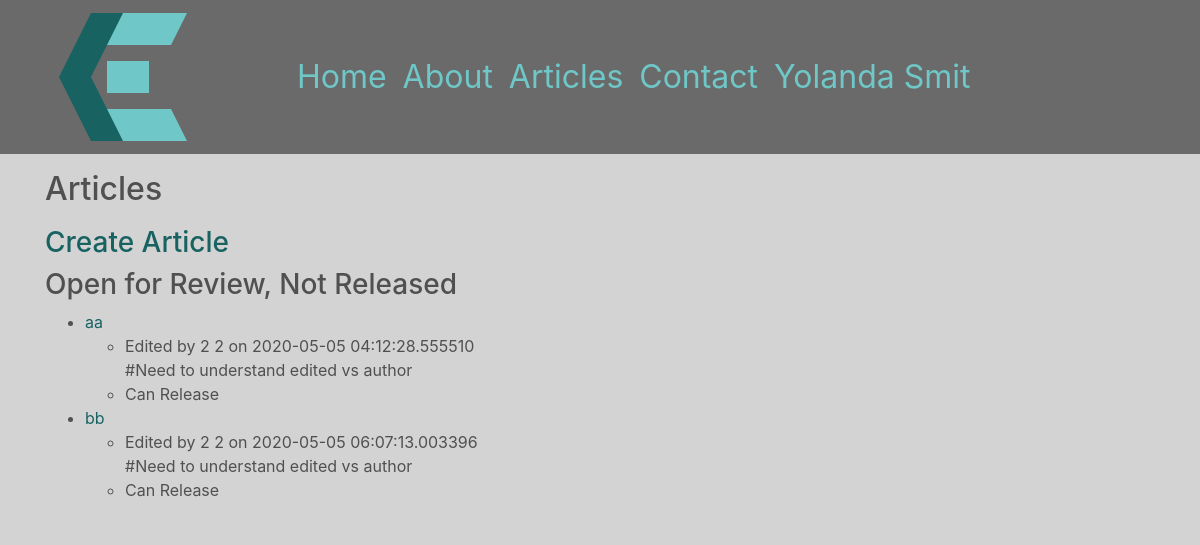
/articles/maintain (signed in), run on the app's committed database.
### chrissmit/services/db_models.py (models this page shows, shortened)
class User(db.Model, UserMixin):
    id = db.Column(db.Integer, primary_key=True, )
    authorization_level = db.Column(db.String(60), nullable=False, )
    linkedin = db.Column(db.String(100),)
    full_name = db.Column(db.String(45), unique=False, nullable=False,)
    twitter_handle = db.Column(db.String(20), unique=True, nullable=True,)
    email = db.Column(db.String(120), unique=True, nullable=False, )
    image_file = db.Column(db.String(20), nullable=False, default='default.svg', )
    password = db.Column(db.String(60), nullable=False, )
    articles = db.relationship('Article', backref='author', lazy=True)
    edits = db.relationship('ArticleEdits', backref='author', lazy=True)
    content = db.Column(db.Text, nullable=False)

class ArticleEdits(db.Model):
    id = db.Column(db.Integer, primary_key=True)
    article_id = db.Column(db.Integer, db.ForeignKey('article.id'), nullable=False,)
    is_edited = db.Column(db.Boolean, default=False,)
    is_ready_for_release = db.Column(db.Boolean, default=False,)
    user_id = db.Column(db.Integer, db.ForeignKey('user.id'), nullable=False)
    edited = db.Column(db.DateTime, nullable=True, default=datetime.utcnow)
    title = db.Column(db.String(100), nullable=False,)
    preview = db.Column(db.String(200), nullable=False)
    image_file = db.Column(db.String(100), default='default.png')
    content = db.Column(db.Text, nullable=False)
    tags = db.relationship('EditTags', backref='edit')

### chrissmit/views/maintenance_views.py (the view)
@blueprint.route('/articles/maintain')
@login_required
def maintain_articles():
    recent_articles = article.get_last(4)
    open_edits = article.get_open_edits()
    open_to_review = article.get_open_to_review()
    released = article.get_all_released()
    archived_articles = article.get_all_archived()
    archived_edits = None
    return render_template(
        template_name_or_list=f'maintenance/articles.html',
        recent_articles=recent_articles,
        open_edits = open_edits,
        open_to_review = open_to_review,
        released = released,
        archived_edits = archived_edits,
        archived_articles = archived_articles,
    )

### chrissmit/services/article.py (called while the page is built)
def get_open_edits(desc=False, test=False):
    return get_full_edits(filter_criteria = ArticleEdits.is_edited == True)

def get_open_to_review(desc=False):
    return get_full_edits(filter_criteria = ArticleEdits.is_ready_for_release == True)

def get_full_edits(filter_criteria, desc=False):
    full_edit = full_edit_data()
    if desc:
        return full_edit.filter(filter_criteria).order_by(ArticleEdits.edited.desc()).all()
    return full_edit.filter(filter_criteria).all()

def get_all_released(desc=True):
    return get_full_articles(filter_criteria = Article.is_released==True)

def get_all_archived():
    return get_full_articles(
        filter_criteria =
        Article.is_released==False and
        ArticleEdits.is_edited == False and
        ArticleEdits.is_ready_for_release==False
    )

def get_full_articles(filter_criteria, desc=True):
    full_article = full_article_data()
    if desc:
        return full_article.filter(filter_criteria).order_by(Article.posted.desc()).all()
    return full_article.filter(filter_criteria).all()

def get_last(number=4, desc=True):
    full_article = full_article_data()
    if desc:
        return full_article.filter(Article.is_released==True).order_by(Article.posted.desc()).limit(number).all()
    return full_article.filter(Article.is_released==True).limit(number).all()

def full_edit_data():
    fields = full_data_fields()
    return fields.join(
        Article,
        ArticleEdits.article_id == Article.id,
    ).join(
        User,
        Article.author_id == User.id
    )

def full_article_data():
    fields = full_data_fields()
    return fields.join(
        ArticleEdits,
        Article.current_edit_id == ArticleEdits.id,
    ).join(
        User,
        Article.author_id == User.id
    )

def full_data_fields():
    return db.session.query(
        ArticleEdits.id,
        ArticleEdits.article_id,
        Article.posted,
        Article.edited,
        Article.is_released,
        Article.author_id,
        Article.current_edit_id,
        ArticleEdits.title,
        ArticleEdits.preview,
        ArticleEdits.content,
        ArticleEdits.image_file,
        ArticleEdits.user_id,
        ArticleEdits.is_edited,
        ArticleEdits.is_ready_for_release,
        ArticleEdits.edited,
        Article.author_id,
        User.full_name,
    )

### chrissmit/services/db_models.py (called while the page is built)
@login_manager.user_loader
def load_user(user_id):
    return User.query.get(int(user_id))

### chrissmit/templates/maintenance/articles.html (shortened to what this page needs)
{% extends "shared/_layout.html" %}
{% block main_content %}
<h2>Articles</h2>
<a href="{{ url_for('maintenance.create_article') }}"><h3>Create Article</h3></a>
{% if open_to_review %}
    <h3>Open for Review, Not Released</h3>
    <ul>
        {%  for edit in open_to_review %}
            <li>
                <a href="{{ url_for('navigation_views.view', edit_id = edit.id) }}"> {{ edit.title }}</a>
                <ul>
                    <li>Edited by {{ edit.user_id }} {{ edit.author_id }} on {{ edit.edited}}</li> #Need to understand edited vs author
                {% if edit.author_id != current_user.id %}
                    <li>Can Release</li>
                {% endif %}
                </ul>
            </li>
        {% endfor %}
    </ul>
{% endif %}
{%  endblock %}

### chrissmit/templates/shared/_layout.html (shortened to what this page needs)
<!DOCTYPE html>
<html lang="en">
<head>
<!DOCTYPE html>
<html lang="en">
<head>
    <link rel="stylesheet"
          href="https://stackpath.bootstrapcdn.com/bootstrap/4.1.3/css/bootstrap.min.css"
>
    <link rel="stylesheet" href="/static/css/site.css">
</head>
<body>
<div class="nav-outer fixed-top">
    <div class="container menu">
        <nav class="navbar navbar-expand-lg col-sm-12">
            <div class="row">
                <button class="navbar-toggler logo" type="button" data-toggle="collapse" data-target="#navbarNavDropdown " id="logo">
                    <img src="../../../static/img/logo.svg">
                </button>
            </div>
            <div class="col-sm-9">
                <div class="collapse navbar-collapse" id="navbarNavDropdown">
                    <ul class="navbar-nav">
                        <li class="nav-item"><a class="nav-link" href="{{ url_for('navigation.index') }}">Home</a></li>
                        <li class="nav-item"><a class="nav-link" href="{{ url_for('navigation.about') }}">About</a></li>
                        <li class="nav-item">
                           <div class="dropdown show">
                              <a class="nav-link"
                                 href="#" role="button"
                                 id="dropdownMenuLink"
                                 data-toggle="dropdown"
                                 aria-haspopup="true"
                                 aria-expanded="false">Articles</a>
                              </div>
                        <li class="nav-item"><a class="nav-link" href="{{ url_for('navigation.contact') }}">Contact</a></li>
                        {% if current_user.is_authenticated %}
                        <li class="nav-item">
                            <div class="dropdown show">
                               <a class="nav-link"
                                  href="#" role="button"
                                  id="dropdownMenuLink"
                                  data-toggle="dropdown"
                                  aria-haspopup="true"
                                  aria-expanded="false">{{ current_user.full_name }}</a>
                               </div>
                        {% endif %}
                    </ul>
                </div>
        </div>
        </nav>
    </div>
</div>
<div class="main_content container">
    <div class="row">
        <div class="col-md-10">
            {% block main_content %}
            {% endblock %}
        </div>
    </div>
</div>
</body>
</html>

### chrissmit/static/css/site.css (style rules this page uses)
:root { --backgroundColor: lightgrey; --primaryFontColor: rgba(80,80,80,1); --navBackgroundColor: rgba(80,80,80,0.8); --navDropDownBackgroundColor: rgba(80,80,80,0.6); --navDropDownText: lightgrey; --lightAccent: #6FC7C7; --darkAccent: #186262; }
html { background-color: var(--backgroundColor); }
body { background-color: var(--backgroundColor); }
.main_content { margin-top: 160px; color: var(--primaryFontColor); background-color: var(--backgroundColor); border: 2px; height: 100%; }
h2 { color: var(--primaryFontColor); padding-top: 10px; padding-bottom: 10px; }
.nav-outer { background-color: var(--navBackgroundColor); width: 100%; }
nav { font-size: 2rem; margin-left: 0px; margin-right: auto; }
.nav-link { color: var(--lightAccent); text-align: left; margin-left: auto; margin-right: 0px; width: 100% }
a { color: var(--darkAccent); }
#logo { display: inline-block; }
.collapse:not(.show) { float: right; }

### data on the page
User: full_name "Yolanda Smit"
ArticleEdits: title "aa", user_id "2", author_id "2", edited "2020-05-05 04:12:28.555510"
ArticleEdits: title "bb", user_id "2", author_id "2", edited "2020-05-05 06:07:13.003396"
